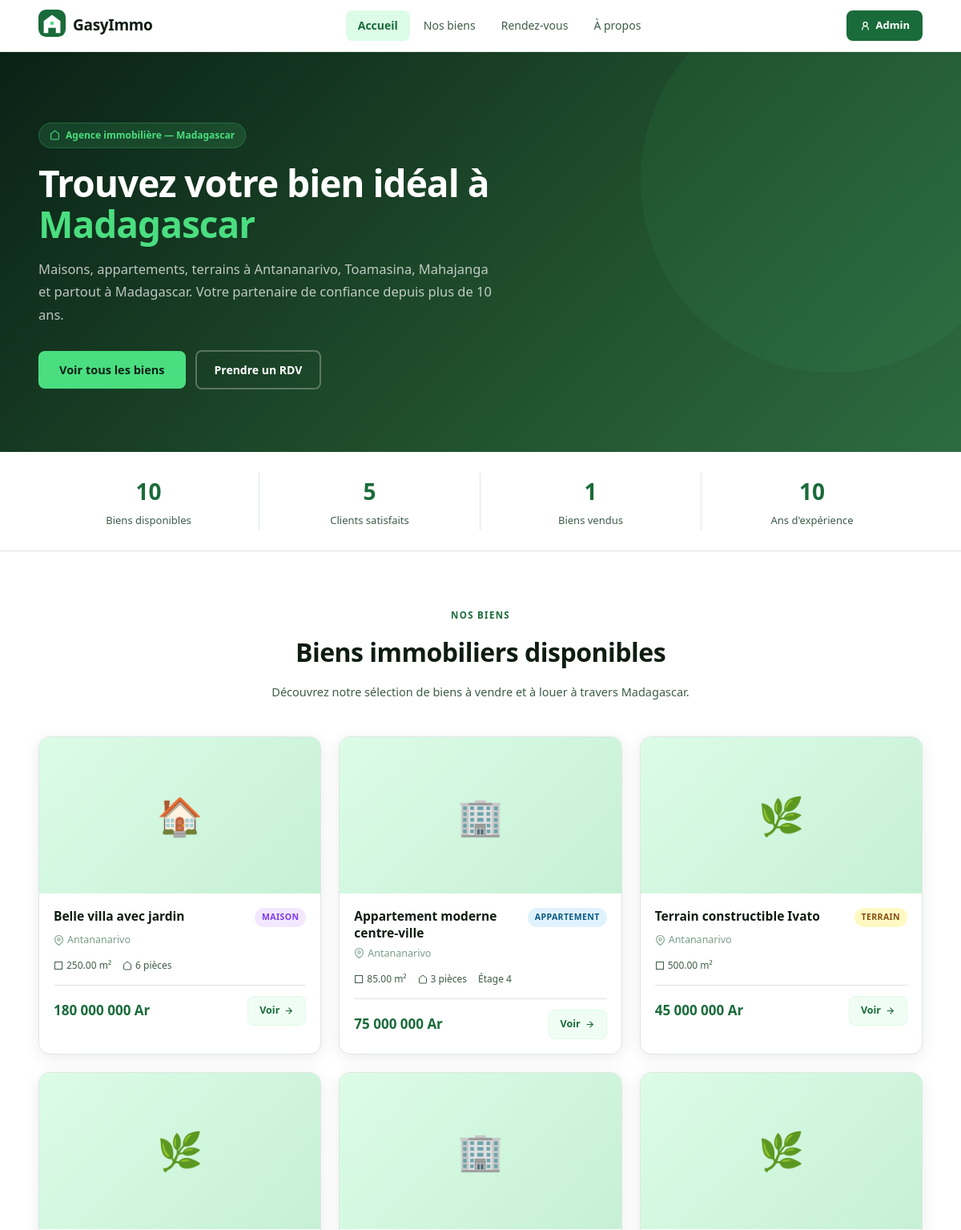
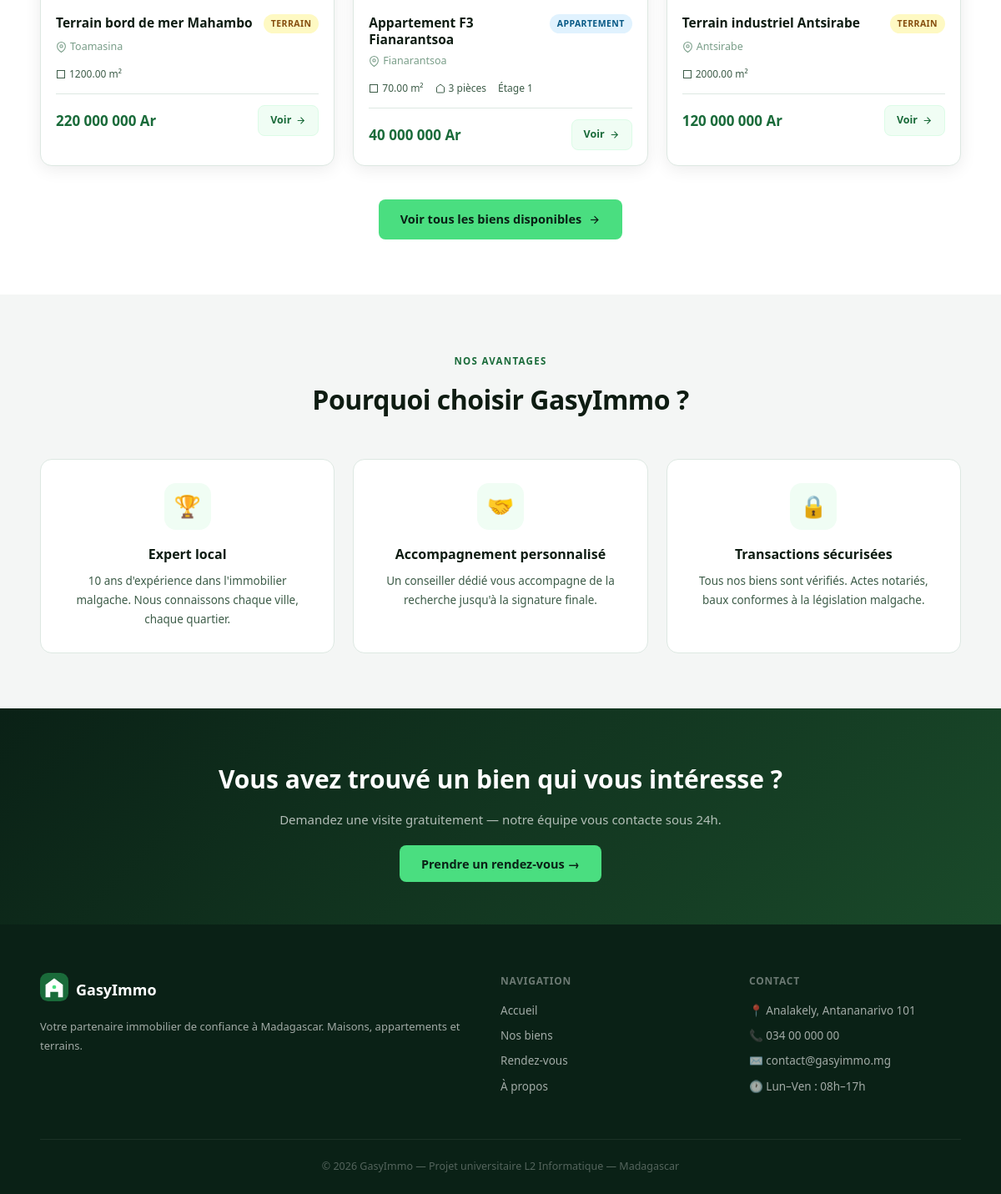
Page /pages/accueil.php on the committed database (2 pictures, top to bottom).
### tables this page shows
CREATE TABLE IF NOT EXISTS biens (
    id          INT AUTO_INCREMENT PRIMARY KEY,
    titre       VARCHAR(200) NOT NULL,
    type        ENUM('maison','terrain','appartement') NOT NULL,
    ville       VARCHAR(100) NOT NULL,
    adresse     TEXT,
    superficie  DECIMAL(10,2),
    nb_pieces   INT DEFAULT 0,
    etage       INT DEFAULT NULL,
    prix        DECIMAL(15,2) NOT NULL,
    statut      ENUM('disponible','reserve','vendu','loue') DEFAULT 'disponible',
    description TEXT,
    photo       VARCHAR(255)  DEFAULT NULL,
    date_ajout  DATETIME DEFAULT CURRENT_TIMESTAMP
);

### config/fonctions.php (called while the page is built, shortened)
<?php
function esc(mixed $valeur): string {
    return htmlspecialchars((string)$valeur, ENT_QUOTES, 'UTF-8');
}
function formatPrix(float|int $montant): string {
    return number_format((float)$montant, 0, ',', ' ') . ' Ar';
}
function labelType(string $type): string {
    return match($type) {
        'maison'      => 'Maison',
        'terrain'     => 'Terrain',
        'appartement' => 'Appartement',
        default       => ucfirst($type),
    };
}
function obtenirStatistiques(): array {
    $bdd = obtenirBDD();
    $stmt      = $bdd->query("SELECT statut, COUNT(*) AS nb FROM biens GROUP BY statut");
    $parStatut = [];
    foreach ($stmt->fetchAll() as $row) {
        $parStatut[$row['statut']] = (int)$row['nb'];
    }
    $stmt    = $bdd->query("SELECT type, COUNT(*) AS nb FROM biens GROUP BY type");
    $parType = [];
    foreach ($stmt->fetchAll() as $row) {
        $parType[$row['type']] = (int)$row['nb'];
    }
    $stmt      = $bdd->query("SELECT ville, COUNT(*) AS nb FROM biens GROUP BY ville ORDER BY nb DESC LIMIT 8");
    $parVille  = $stmt->fetchAll();
    $ca = (float)$bdd->query("SELECT COALESCE(SUM(montant), 0) FROM transactions")->fetchColumn();
    return [
        'total_biens'    => array_sum($parStatut),
        'disponibles'    => $parStatut['disponible'] ?? 0,
        'reserves'       => $parStatut['reserve']    ?? 0,
        'vendus'         => $parStatut['vendu']      ?? 0,
        'loues'          => $parStatut['loue']       ?? 0,
        'total_clients'  => (int)$bdd->query("SELECT COUNT(*) FROM clients")->fetchColumn(),
        'rdv_attente'    => (int)$bdd->query("SELECT COUNT(*) FROM rendez_vous WHERE statut='en_attente'")->fetchColumn(),
        'ca_total'       => $ca,
        'par_type'       => $parType,
        'par_ville'      => $parVille,
    ];
}

### pages/accueil.php (the view, shortened to what this page needs)
<?php
require_once __DIR__ . '/../config/fonctions.php';
$bdd = obtenirBDD();
$biensVedette = $bdd->query("
    SELECT * FROM biens
    WHERE statut = 'disponible'
    ORDER BY date_ajout DESC
    LIMIT 6
")->fetchAll();
$stats = obtenirStatistiques();
require_once __DIR__ . '/../includes/entete_public.php';
?>
<section class="hero">
    <div class="conteneur">
        <div class="hero-contenu">
            <div class="hero-badge">
                <svg viewBox="0 0 24 24" fill="none" stroke="currentColor" stroke-width="2" width="13" height="13">
                    <path d="M3 9l9-7 9 7v11a2 2 0 0 1-2 2H5a2 2 0 0 1-2-2z"/>
                </svg>
                Agence immobilière — Madagascar
            </div>
            <h1>Trouvez votre bien idéal à <em>Madagascar</em></h1>
            <p>
                Maisons, appartements, terrains à Antananarivo, Toamasina, Mahajanga et partout à Madagascar.
                Votre partenaire de confiance depuis plus de 10 ans.
            </p>
            <div class="hero-btns">
                <a href="/gasyimmo/pages/biens.php" class="hero-btn-principal">
                    Voir tous les biens
                </a>
                <a href="/gasyimmo/pages/rendez_vous.php" class="hero-btn-secondaire">
                    Prendre un RDV
                </a>
            </div>
        </div>
    </div>
</section>
<section class="stats-rapides">
    <div class="conteneur">
        <div class="stats-rapides-grille">
            <div class="qs-item">
                <span class="qs-chiffre" data-compter="<?= $stats['total_biens'] ?>"><?= $stats['total_biens'] ?></span>
                <span class="qs-libelle">Biens disponibles</span>
            </div>
            <div class="qs-item">
                <span class="qs-chiffre" data-compter="<?= $stats['total_clients'] ?>"><?= $stats['total_clients'] ?></span>
                <span class="qs-libelle">Clients satisfaits</span>
            </div>
            <div class="qs-item">
                <span class="qs-chiffre" data-compter="<?= $stats['vendus'] ?>"><?= $stats['vendus'] ?></span>
                <span class="qs-libelle">Biens vendus</span>
            </div>
            <div class="qs-item">
                <span class="qs-chiffre" data-compter="10">10</span>
                <span class="qs-libelle">Ans d'expérience</span>
            </div>
        </div>
    </div>
</section>
<section class="section section-alt">
    <div class="conteneur">
        <div class="section-entete">
            <span class="section-label">Nos biens</span>
            <h2 class="section-titre">Biens immobiliers disponibles</h2>
            <p class="section-sous-titre">
                Découvrez notre sélection de biens à vendre et à louer à travers Madagascar.
            </p>
        </div>
        <?php if (empty($biensVedette)): ?>
            <p style="text-align:center;color:#7a9e89;">Aucun bien disponible pour le moment.</p>
        <?php else: ?>
        <div class="grille-biens">
            <?php foreach ($biensVedette as $b): ?>
            <div class="carte-bien">
                <?php if ($b['photo']): ?>
                    <img src="/gasyimmo/uploads/<?= esc($b['photo']) ?>"
                         class="carte-bien-img" alt="<?= esc($b['titre']) ?>">
                <?php else: ?>
                    <div class="carte-bien-img-placeholder">
                        <?= $b['type']==='terrain' ? '🌿' : ($b['type']==='appartement' ? '🏢' : '🏠') ?>
                    </div>
                <?php endif; ?>
                <div class="carte-bien-corps">
                    <div class="carte-bien-entete">
                        <h3 class="carte-bien-titre"><?= esc($b['titre']) ?></h3>
                        <span class="pub-badge pub-badge-<?= esc($b['type']) ?>"><?= labelType($b['type']) ?></span>
                    </div>
                    <div class="carte-bien-localisation">
                        <svg viewBox="0 0 24 24" fill="none" stroke="currentColor" stroke-width="2" width="13" height="13">
                            <path d="M21 10c0 7-9 13-9 13s-9-6-9-13a9 9 0 0 1 18 0z"/>
                            <circle cx="12" cy="10" r="3"/>
                        </svg>
                        <?= esc($b['ville']) ?>
                    </div>
                    <div class="carte-bien-specs">
                        <?php if ($b['superficie']): ?>
                        <span class="spec-item">
                            <svg viewBox="0 0 24 24" fill="none" stroke="currentColor" stroke-width="2" width="12" height="12">
                                <rect x="3" y="3" width="18" height="18"/>
                            </svg>
                            <?= esc($b['superficie']) ?> m²
                        </span>
                        <?php endif; ?>
                        <?php if ($b['nb_pieces'] > 0): ?>
                        <span class="spec-item">
                            <svg viewBox="0 0 24 24" fill="none" stroke="currentColor" stroke-width="2" width="12" height="12">
                                <path d="M3 9l9-7 9 7v11a2 2 0 0 1-2 2H5a2 2 0 0 1-2-2z"/>
                            </svg>
                            <?= $b['nb_pieces'] ?> pièce<?= $b['nb_pieces']>1?'s':'' ?>
                        </span>
                        <?php endif; ?>
                        <?php if ($b['etage'] !== null): ?>
                        <span class="spec-item">Étage <?= $b['etage'] ?></span>
                        <?php endif; ?>
                    </div>
                    <div class="carte-bien-pied">
                        <span class="carte-bien-prix"><?= formatPrix($b['prix']) ?></span>
                        <a href="/gasyimmo/pages/bien_detail.php?id=<?= $b['id'] ?>" class="btn-voir">
                            Voir
                            <svg viewBox="0 0 24 24" fill="none" stroke="currentColor" stroke-width="2" width="13" height="13">
                                <line x1="5" y1="12" x2="19" y2="12"/>
                                <polyline points="12 5 19 12 12 19"/>
                            </svg>
                        </a>
                    </div>
                </div>
            </div>
            <?php endforeach; ?>
        </div>
        <?php endif; ?>
        <div style="text-align:center;margin-top:40px;">
            <a href="/gasyimmo/pages/biens.php" class="hero-btn-principal" style="display:inline-flex;align-items:center;gap:8px;">
                Voir tous les biens disponibles
                <svg viewBox="0 0 24 24" fill="none" stroke="currentColor" stroke-width="2" width="15" height="15">
                    <line x1="5" y1="12" x2="19" y2="12"/>
                    <polyline points="12 5 19 12 12 19"/>
                </svg>
            </a>
        </div>
    </div>
</section>
<section class="section">
    <div class="conteneur">
        <div class="section-entete">
            <span class="section-label">Nos avantages</span>
            <h2 class="section-titre">Pourquoi choisir GasyImmo ?</h2>
        </div>
        <div class="grille-biens" style="grid-template-columns:repeat(3,1fr);">
            <div style="background:#fff;border-radius:14px;padding:28px;border:1px solid #dde8e2;text-align:center;">
                <div style="width:56px;height:56px;background:#f0fdf4;border-radius:14px;display:flex;align-items:center;justify-content:center;margin:0 auto 16px;font-size:26px;">🏆</div>
                <h3 style="font-size:16px;font-weight:700;margin-bottom:8px;">Expert local</h3>
                <p style="font-size:13.5px;color:#3d5c48;line-height:1.7;">10 ans d'expérience dans l'immobilier malgache. Nous connaissons chaque ville, chaque quartier.</p>
            </div>
            <div style="background:#fff;border-radius:14px;padding:28px;border:1px solid #dde8e2;text-align:center;">
                <div style="width:56px;height:56px;background:#f0fdf4;border-radius:14px;display:flex;align-items:center;justify-content:center;margin:0 auto 16px;font-size:26px;">🤝</div>
                <h3 style="font-size:16px;font-weight:700;margin-bottom:8px;">Accompagnement personnalisé</h3>
                <p style="font-size:13.5px;color:#3d5c48;line-height:1.7;">Un conseiller dédié vous accompagne de la recherche jusqu'à la signature finale.</p>
            </div>
            <div style="background:#fff;border-radius:14px;padding:28px;border:1px solid #dde8e2;text-align:center;">
                <div style="width:56px;height:56px;background:#f0fdf4;border-radius:14px;display:flex;align-items:center;justify-content:center;margin:0 auto 16px;font-size:26px;">🔒</div>
                <h3 style="font-size:16px;font-weight:700;margin-bottom:8px;">Transactions sécurisées</h3>
                <p style="font-size:13.5px;color:#3d5c48;line-height:1.7;">Tous nos biens sont vérifiés. Actes notariés, baux conformes à la législation malgache.</p>
            </div>
        </div>
    </div>
</section>
<section style="background:linear-gradient(135deg,#0a2116,#1a4a2a);padding:60px 0;color:#fff;">
    <div class="conteneur" style="text-align:center;">
        <h2 style="font-size:30px;font-weight:800;margin-bottom:12px;">Vous avez trouvé un bien qui vous intéresse ?</h2>
        <p style="color:rgba(255,255,255,.68);font-size:15px;margin-bottom:28px;">
            Demandez une visite gratuitement — notre équipe vous contacte sous 24h.
        </p>
        <a href="/gasyimmo/pages/rendez_vous.php" class="hero-btn-principal">
            Prendre un rendez-vous →
        </a>
    </div>
</section>
<?php require_once __DIR__ . '/../includes/pied_public.php'; ?>

### includes/entete_public.php (shortened to what this page needs)
<?php
$pagePublique = basename($_SERVER['PHP_SELF'], '.php');
?>
<!DOCTYPE html>
<html lang="fr">
<head>
    <link rel="stylesheet" href="/gasyimmo/assets/css/public.css">
</head>
<body>
<header class="nav-public">
    <div class="nav-conteneur">
        <a href="/gasyimmo/pages/accueil.php" class="nav-logo">
            <div class="nav-logo-icone">
                <svg viewBox="0 0 36 36" fill="none" xmlns="http://www.w3.org/2000/svg">
                    <rect width="36" height="36" rx="10" fill="#1a6b3a"/>
                    <path d="M18 7L29 15V31H23V24H13V31H7V15L18 7Z" fill="white"/>
                    <circle cx="18" cy="18" r="2.5" fill="#4ade80"/>
                </svg>
            </div>
            <span class="nav-logo-texte">GasyImmo</span>
        </a>
        <nav class="nav-liens">
            <a href="/gasyimmo/pages/accueil.php"
               class="nav-lien <?= $pagePublique === 'accueil' ? 'actif' : '' ?>">Accueil</a>
            <a href="/gasyimmo/pages/biens.php"
               class="nav-lien <?= $pagePublique === 'biens' ? 'actif' : '' ?>">Nos biens</a>
            <a href="/gasyimmo/pages/rendez_vous.php"
               class="nav-lien <?= $pagePublique === 'rendez_vous' ? 'actif' : '' ?>">Rendez-vous</a>
            <a href="/gasyimmo/pages/a_propos.php"
               class="nav-lien <?= $pagePublique === 'a_propos' ? 'actif' : '' ?>">À propos</a>
        </nav>
        <a href="/gasyimmo/admin/connexion.php" class="nav-btn-admin" title="Espace administration">
            <svg viewBox="0 0 24 24" fill="none" stroke="currentColor" stroke-width="2" width="15" height="15">
                <circle cx="12" cy="8" r="4"/>
                <path d="M6 20v-2a6 6 0 0 1 12 0v2"/>
            </svg>
            Admin
        </a>
    </div>
</header>

### includes/pied_public.php (shortened to what this page needs)
<footer class="pied-page">
    <div class="pied-conteneur">
        <div class="pied-grille">
            <div class="pied-marque">
                <a href="/gasyimmo/pages/accueil.php" class="nav-logo">
                    <div class="nav-logo-icone">
                        <svg viewBox="0 0 36 36" fill="none" xmlns="http://www.w3.org/2000/svg">
                            <rect width="36" height="36" rx="10" fill="#1a6b3a"/>
                            <path d="M18 7L29 15V31H23V24H13V31H7V15L18 7Z" fill="white"/>
                            <circle cx="18" cy="18" r="2.5" fill="#4ade80"/>
                        </svg>
                    </div>
                    <span style="color:#fff;font-weight:800;font-size:18px;">GasyImmo</span>
                </a>
                <p>Votre partenaire immobilier de confiance à Madagascar. Maisons, appartements et terrains.</p>
            </div>
            <div class="pied-col">
                <h4>Navigation</h4>
                <a href="/gasyimmo/pages/accueil.php">Accueil</a>
                <a href="/gasyimmo/pages/biens.php">Nos biens</a>
                <a href="/gasyimmo/pages/rendez_vous.php">Rendez-vous</a>
                <a href="/gasyimmo/pages/a_propos.php">À propos</a>
            </div>
            <div class="pied-col">
                <h4>Contact</h4>
                <p>📍 Analakely, Antananarivo 101</p>
                <p>📞 034 00 000 00</p>
                <p>✉️ contact@gasyimmo.mg</p>
                <p>🕐 Lun–Ven : 08h–17h</p>
            </div>
        </div>
        <div class="pied-bas">
            <p>© <?= date('Y') ?> GasyImmo — Projet universitaire L2 Informatique — Madagascar</p>
        </div>
    </div>
</footer>
</body>
</html>

### rows in the picture
biens: etage "1", titre "Appartement F3 Fianarantsoa", type "APPARTEMENT", ville "Fianarantsoa", superficie "70.00", nb_pieces "3", prix "40 000 000 Ar"
biens: titre "Belle villa avec jardin", type "MAISON", ville "Antananarivo", superficie "250.00", nb_pieces "6", prix "180 000 000 Ar"
biens: titre "Appartement moderne centre-ville", type "APPARTEMENT", ville "Antananarivo", superficie "85.00", nb_pieces "3", etage "4", prix "75 000 000 Ar"
biens: titre "Terrain constructible Ivato", type "TERRAIN", ville "Antananarivo", superficie "500.00", prix "45 000 000 Ar"
biens: titre "Terrain bord de mer Mahambo", type "TERRAIN", ville "Toamasina", superficie "1200.00", prix "220 000 000 Ar"
biens: titre "Terrain industriel Antsirabe", type "TERRAIN", ville "Antsirabe", superficie "2000.00", prix "120 000 000 Ar"

### other values in the picture
$stats['total_biens'] "10"
$stats['total_clients'] "5"
